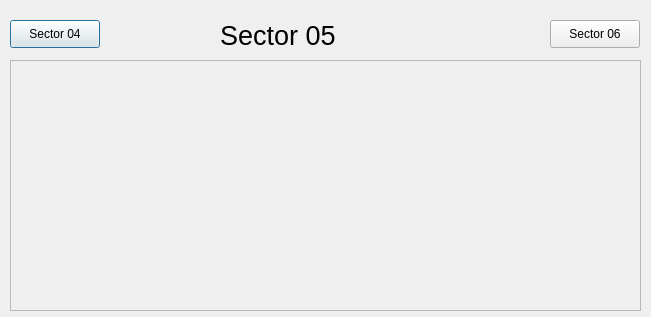
<?xml version="1.0" encoding="UTF-8"?>
<ui version="4.0">
 <class>Dialog</class>
 <widget class="QDialog" name="Dialog">
  <property name="geometry">
   <rect>
    <x>0</x>
    <y>0</y>
    <width>651</width>
    <height>317</height>
   </rect>
  </property>
  <property name="windowTitle">
   <string>Dialog</string>
  </property>
  <widget class="QLabel" name="label_2">
   <property name="geometry">
    <rect>
     <x>220</x>
     <y>20</y>
     <width>131</width>
     <height>31</height>
    </rect>
   </property>
   <property name="font">
    <font>
     <pointsize>20</pointsize>
    </font>
   </property>
   <property name="text">
    <string>Sector 05</string>
   </property>
  </widget>
  <widget class="ASguiFormPlugin" name="asguiformplugin">
   <property name="geometry">
    <rect>
     <x>10</x>
     <y>60</y>
     <width>631</width>
     <height>251</height>
    </rect>
   </property>
   <property name="uiFile" stdset="0">
    <string>SectorVacuumSchematic.ui</string>
   </property>
   <property name="variableSubstitutions" stdset="0">
    <string>SR=05 SRPREV=04</string>
   </property>
  </widget>
  <widget class="GuiPushButtonPlugin" name="guipushbuttonplugin">
   <property name="geometry">
    <rect>
     <x>10</x>
     <y>20</y>
     <width>90</width>
     <height>28</height>
    </rect>
   </property>
   <property name="text">
    <string>Sector 04</string>
   </property>
   <property name="guiNameProperty">
    <string>SVS04.ui</string>
   </property>
   <property name="creationOption" stdset="0">
    <enum>GuiPushButtonPlugin::Open</enum>
   </property>
  </widget>
  <widget class="GuiPushButtonPlugin" name="guipushbuttonplugin_2">
   <property name="geometry">
    <rect>
     <x>550</x>
     <y>20</y>
     <width>90</width>
     <height>28</height>
    </rect>
   </property>
   <property name="text">
    <string>Sector 06</string>
   </property>
   <property name="guiNameProperty">
    <string>SVS06.ui</string>
   </property>
   <property name="creationOption" stdset="0">
    <enum>GuiPushButtonPlugin::Open</enum>
   </property>
  </widget>
 </widget>
 <customwidgets>
  <customwidget>
   <class>GuiPushButtonPlugin</class>
   <extends>QPushButton</extends>
   <header>GuiPushButtonPlugin.h</header>
  </customwidget>
  <customwidget>
   <class>ASguiFormPlugin</class>
   <extends>QScrollArea</extends>
   <header>ASguiFormPlugin.h</header>
  </customwidget>
 </customwidgets>
 <resources/>
 <connections/>
</ui>
